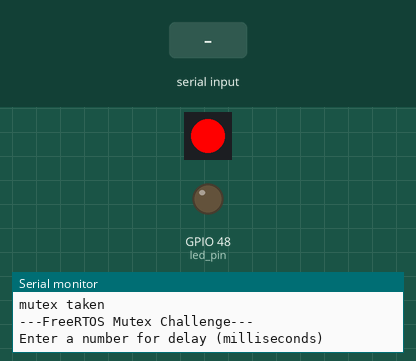
Recording of a program running on a simulated ESP32-S3. Shown: 1 RGB LEDs in strip order, left to right, output pins drawn as LEDs (lit = HIGH), the last lines printed to the serial monitor. The inputs (shaded band) are chosen by the test bench. Dim RGB values are drawn brighter than linear.

Above: at 8.8 s.
8.9 s: "90,45\n" received over Serial
At 8.94 s:
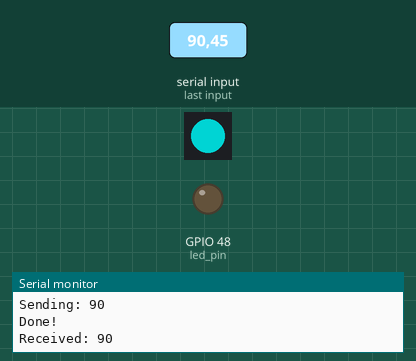
At 9.39 s:
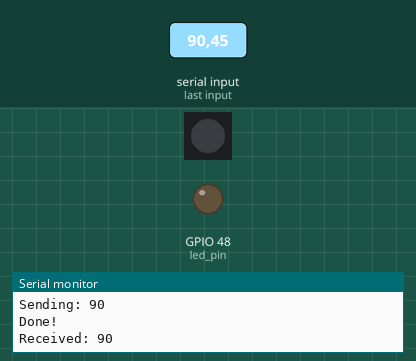
Timing chart, 0 to 17.9 s (numbered marks = the images above; inputs shaded):
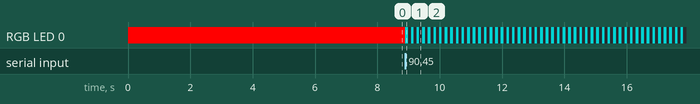

The program:

main.cpp
```cpp
#include <Adafruit_NeoPixel.h>
#include <Arduino.h>
#include <freertos/FreeRTOS.h>
#include <freertos/queue.h>
#include <freertos/task.h>
#include <stdint.h>
#include <stdlib.h>

#define NUM_PIXELS 1
#define DATA_PIN 38

Adafruit_NeoPixel pixels(NUM_PIXELS, DATA_PIN, NEO_GRB + NEO_KHZ800);


/**
 * FreeRTOS Mutex Challenge
 *
 * Pass a parameter to a task using a mutex.
 *
 * Date: January 20, 2021
 * Author: Shawn Hymel
 * License: 0BSD
 */

// You'll likely need this on vanilla FreeRTOS
// #include <semphr.h>

// Use only core 1 for demo purposes
#if CONFIG_FREERTOS_UNICORE
static const BaseType_t app_cpu = 0;
#else
static const BaseType_t app_cpu = 1;
#endif

// Pins (change this if your Arduino board does not have LED_BUILTIN defined)
static const int led_pin = LED_BUILTIN;

SemaphoreHandle_t my_mutex;

//*****************************************************************************
// Tasks

// Blink LED based on rate passed by parameter
void blinkLED(void *parameters)
{
  // Copy the parameter into a local variable

  int num = *(int *) parameters;

  // Print the parameter
  Serial.print("Received: ");
  Serial.println(num);

  // Configure the LED pin
  pinMode(led_pin, OUTPUT);

  // Blink forever and ever
  while (1)
  {
    pixels.setPixelColor(0, pixels.Color(0, 128, 128));
    pixels.show();
    vTaskDelay(pdMS_TO_TICKS(num));

    pixels.setPixelColor(0, pixels.Color(0, 0, 0));
    pixels.show();
    vTaskDelay(pdMS_TO_TICKS(num));

  }
}

//*****************************************************************************
// Main (runs as its own task with priority 1 on core 1)

void setup()
{
  pixels.begin();
  pixels.setPixelColor(0, pixels.Color(255, 0, 0));
  pixels.show();

  my_mutex = xSemaphoreCreateMutex();

  if (xSemaphoreTake(my_mutex, 0)){
    Serial.println("mutex taken");
  }

  // Configure Serial
  Serial.begin(9600);

  // Wait a moment to start (so we don't miss Serial output)

  vTaskDelay(8000 / portTICK_PERIOD_MS);
  Serial.println();
  Serial.println("---FreeRTOS Mutex Challenge---");
  Serial.println("Enter a number for delay (milliseconds)");

  // Wait for input from Serial
  while (Serial.available() <= 0)
    ;

    long int delay_arg;
    delay_arg = Serial.parseInt();
    Serial.print("Sending: ");
    Serial.println(delay_arg);

  // Start task 1
  xTaskCreatePinnedToCore(blinkLED, "Blink LED", 4096, (void *) &delay_arg, 1, NULL, app_cpu);

  // Show that we accomplished our task of passing the stack-based argument
  Serial.println("Done!");

  xSemaphoreTake(my_mutex, portMAX_DELAY);

  }

void loop()
{

  // Do nothing but allow yielding to lower-priority tasks
  vTaskDelay(1000 / portTICK_PERIOD_MS);
}
```

Measured:
- after the input at 8.9 s, RGB LED 0: alternates RGB(0, 128, 128) for 0.09 s and off for 0.09 s, starting at once
